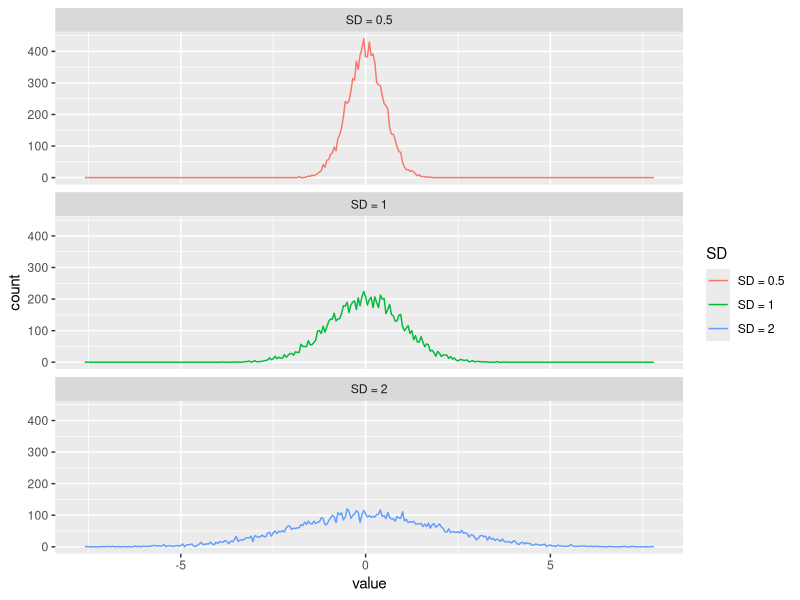
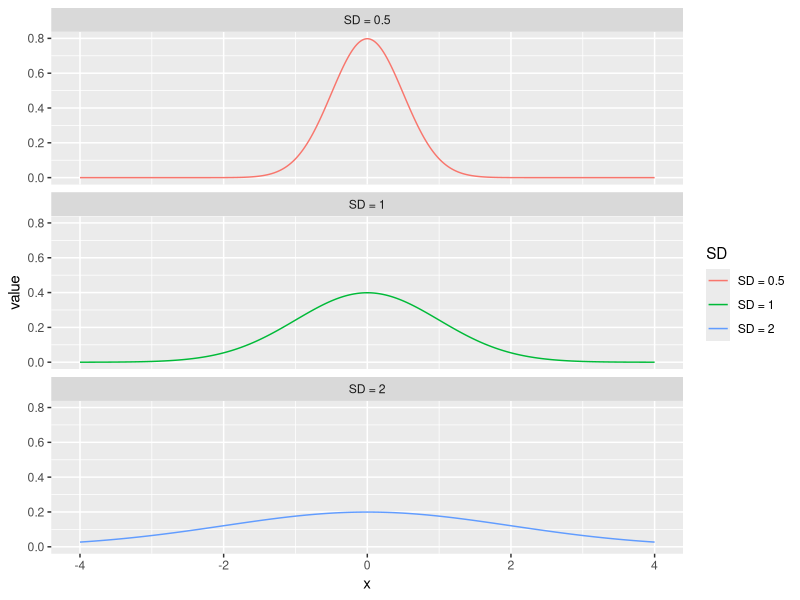
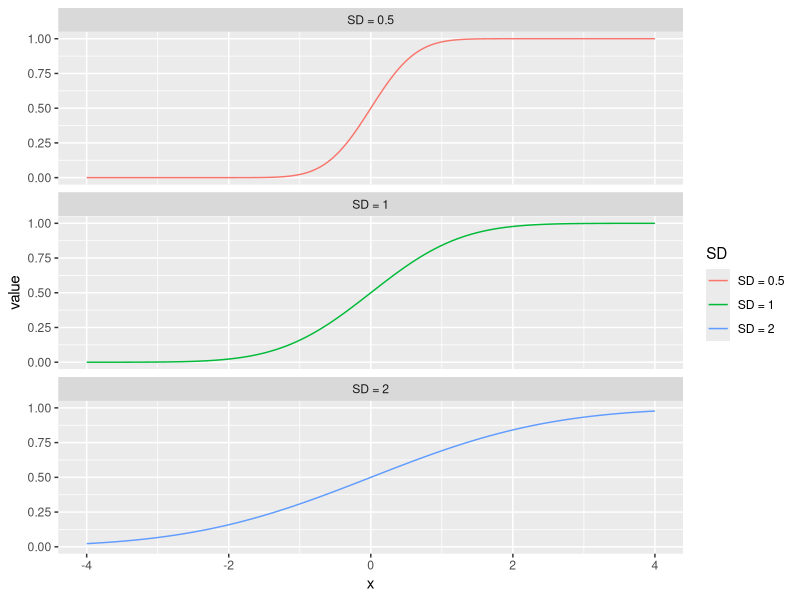
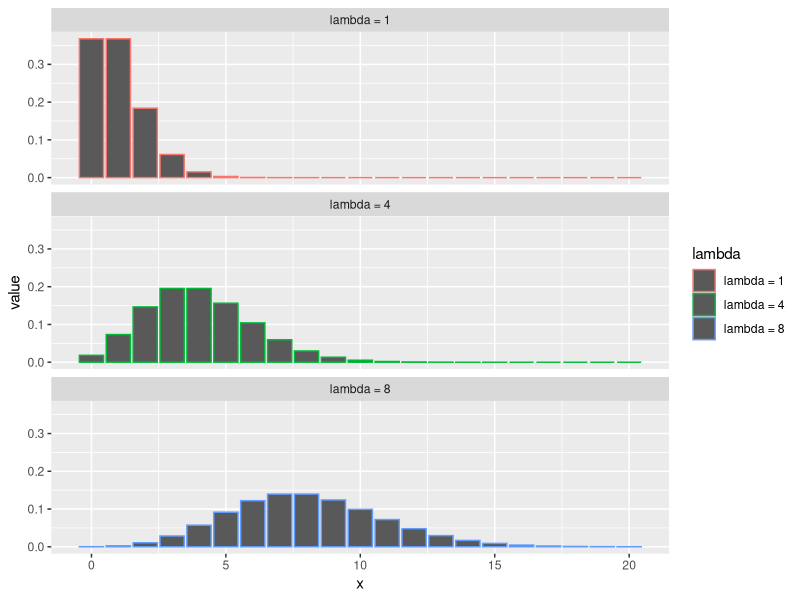
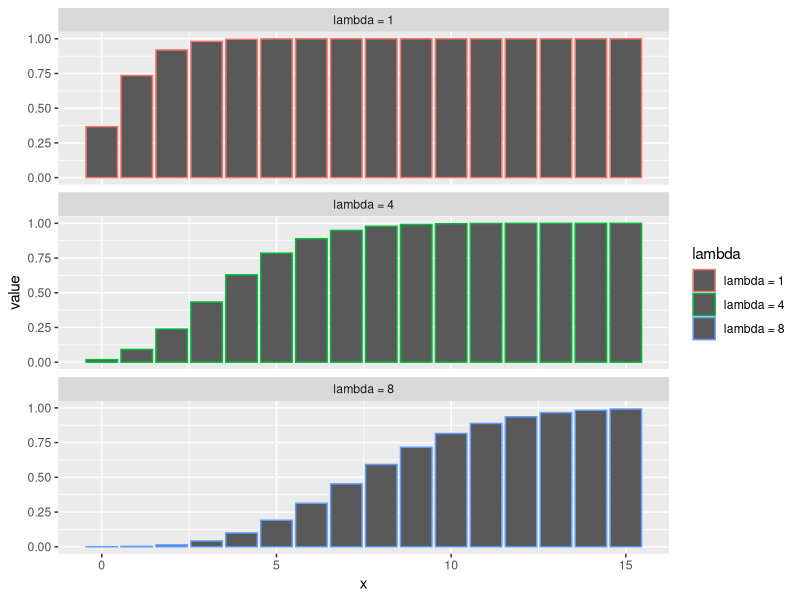
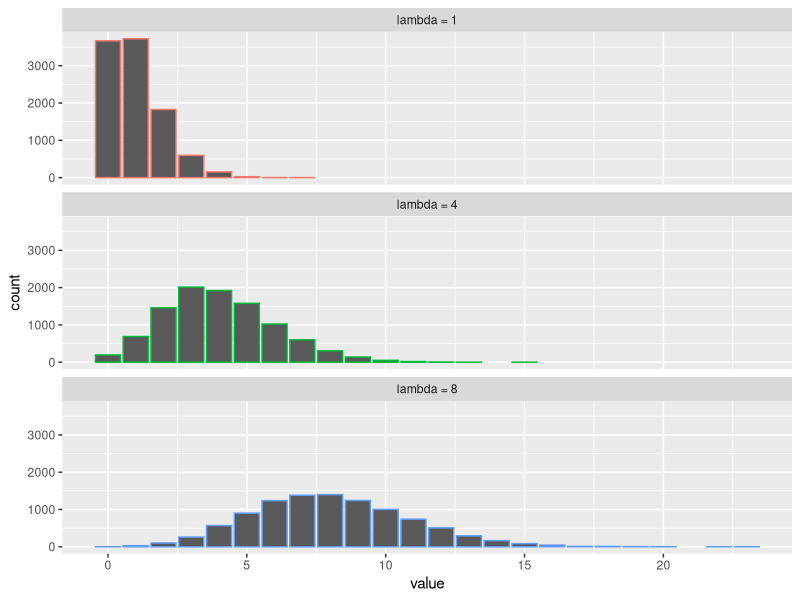
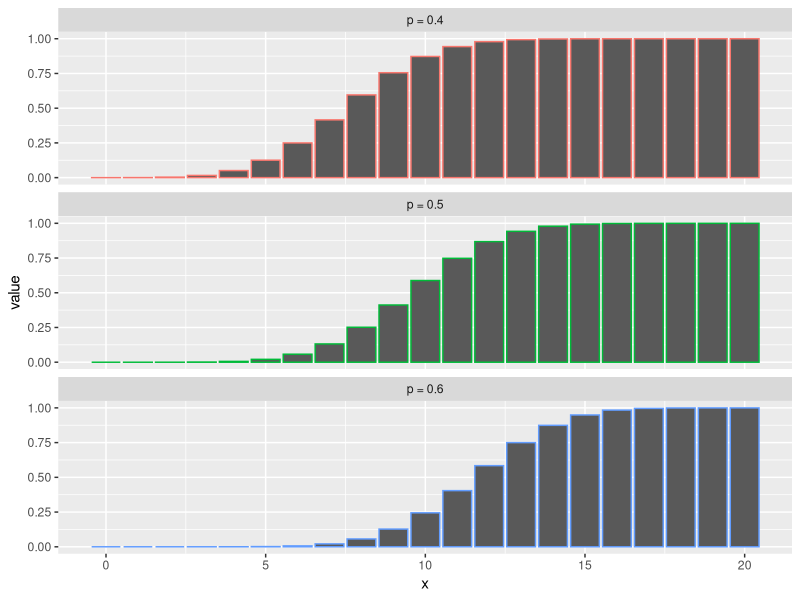
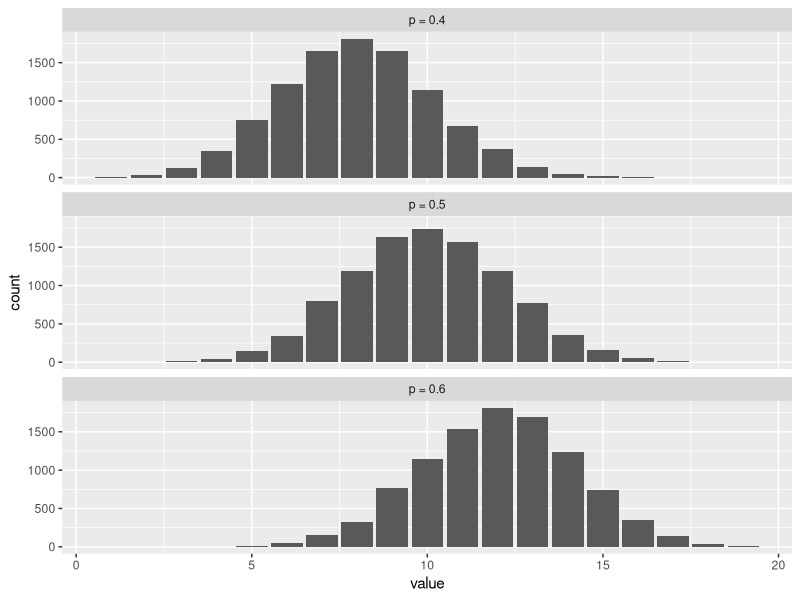

These charts were generated, in order, by the following R code:
library(tidyverse)

sds <- c(0.5, 1, 2)

n <- 10000
tibble(
  "SD = 0.5" = rnorm(n, sd = 0.5),
  "SD = 1" = rnorm(n, sd = 1),
  "SD = 2" = rnorm(n, sd = 2)
)  |>
  pivot_longer(
    cols = starts_with("SD = "),
    names_to = "SD",
    values_to = "value"
  ) |>
  ggplot(aes(value, color = SD)) + 
    geom_freqpoly(binwidth = 0.05) +
    facet_wrap(~SD, ncol = 1)



tibble(
  "x" = seq(-4, 4, length.out = 1000),
  "SD = 0.5" = dnorm(x, sd = 0.5),
  "SD = 1" = dnorm(x, sd = 1),
  "SD = 2" = dnorm(x, sd = 2)
)  |>
  pivot_longer(
    cols = starts_with("SD = "),
    names_to = "SD",
    values_to = "value"
  ) |>
  ggplot(aes(x = x, y = value, color = SD)) +
    geom_line() +
    facet_wrap(~SD, ncol = 1)


tibble(
  "x" = seq(-4, 4, length.out = 1000),
  "SD = 0.5" = pnorm(x, sd = 0.5),
  "SD = 1" = pnorm(x, sd = 1),
  "SD = 2" = pnorm(x, sd = 2)
)  |>
  pivot_longer(
    cols = starts_with("SD = "),
    names_to = "SD",
    values_to = "value"
  ) |>
  ggplot(aes(x = x, y = value, color = SD)) +
  geom_line() +
  facet_wrap(~SD, ncol = 1)

tibble(
  "x" = 0:20,
  "lambda = 1" = dpois(x, lambda = 1),
  "lambda = 4" = dpois(x, lambda = 4),
  "lambda = 8" = dpois(x, lambda = 8)
)  |>
  pivot_longer(
    cols = starts_with("lambda = "),
    names_to = "lambda",
    values_to = "value"
  ) |>
  ggplot(aes(x = x, y = value, color = lambda)) +
  geom_col() +
  facet_wrap(~lambda, ncol = 1)

tibble(
  "x" = 0:15,
  "lambda = 1" = ppois(x, lambda = 1),
  "lambda = 4" = ppois(x, lambda = 4),
  "lambda = 8" = ppois(x, lambda = 8)
)  |>
  pivot_longer(
    cols = starts_with("lambda = "),
    names_to = "lambda",
    values_to = "value"
  ) |>
  ggplot(aes(x = x, y = value, color = lambda)) +
  geom_col() +
  facet_wrap(~lambda, ncol = 1)

n <- 10000
tibble(
  "lambda = 1" = rpois(n, lambda = 1),
  "lambda = 4" = rpois(n, lambda = 4),
  "lambda = 8" = rpois(n, lambda = 8)
)  |>
  pivot_longer(
    cols = starts_with("lambda = "),
    names_to = "lambda",
    values_to = "value"
  ) |>
  ggplot(aes(value, color = lambda)) + 
    geom_bar() +
    facet_wrap(~lambda, ncol = 1) +
    theme(legend.position = "none")

tibble(
  "x" = 0:20,
  "p = 0.4" = pbinom(x, size = 20, prob = 0.4),
  "p = 0.5" = pbinom(x, size = 20, prob = 0.5),
  "p = 0.6" = pbinom(x, size = 20, prob = 0.6)
)  |>
  pivot_longer(
    cols = starts_with("p = "),
    names_to = "p",
    values_to = "value"
  ) |>
  ggplot(aes(x = x, y = value, color = p)) +
  geom_col() +
  facet_wrap(~p, ncol = 1) +
  theme(legend.position = "none")

n <- 10000
tibble(
  "p = 0.4" = rbinom(n, size = 20, prob = 0.4),
  "p = 0.5" = rbinom(n, size = 20, prob = 0.5),
  "p = 0.6" = rbinom(n, size = 20, prob = 0.6)
)  |>
  pivot_longer(
    cols = starts_with("p = "),
    names_to = "p",
    values_to = "value"
  ) |>
  ggplot(aes(value)) + 
  geom_bar() +
  facet_wrap(~p, ncol = 1) +
  theme(legend.position = "none")
